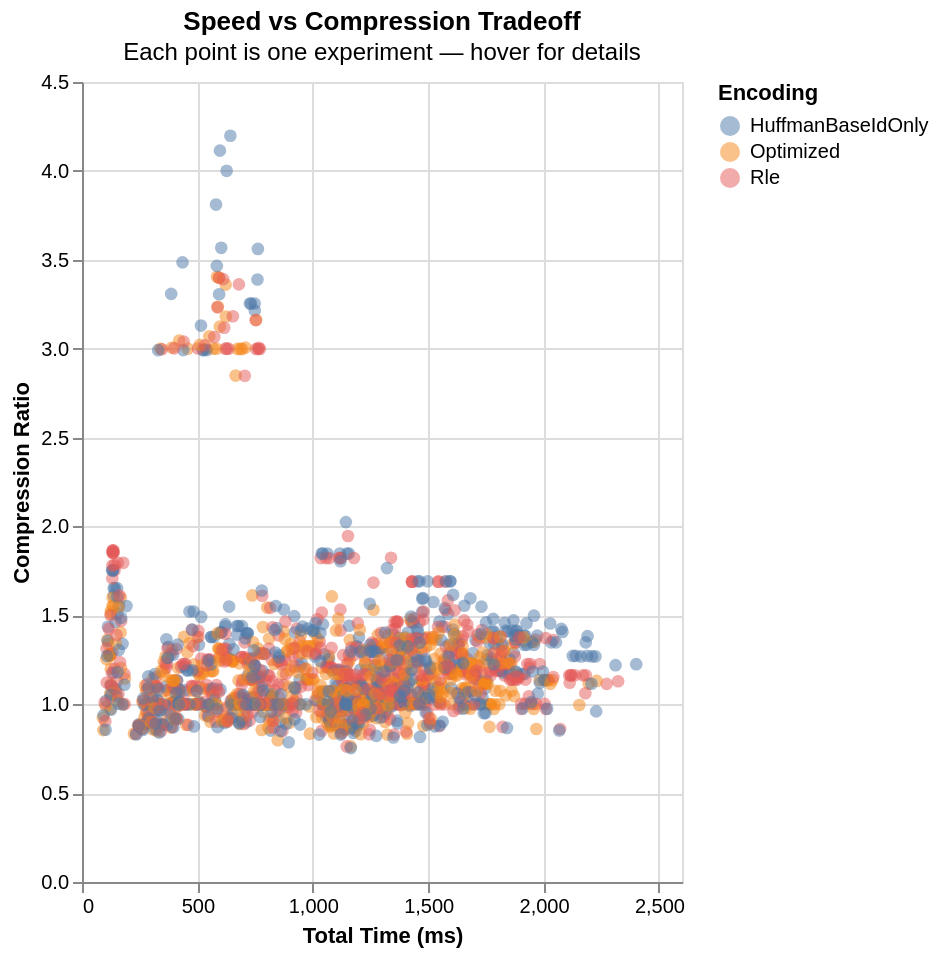

Here is the notebook cell this chart was saved with:
### Markdown cell above
## Speed vs Compression Tradeoff

The classic question: how much speed do you trade for better compression?

### Code cell
alt.Chart(df).mark_circle(size=40, opacity=0.5).encode(
    x=alt.X('total_ms:Q', title='Total Time (ms)'),
    y=alt.Y('compression_ratio:Q', title='Compression Ratio'),
    color=alt.Color('encode_impl:N', title='Encoding'),
    tooltip=['file_name:N', 'encode_impl:N', 'image_color_model:N', 'pixel_grouping:N', 
             'image_grouping_transform:N', 'compression_ratio:Q', 'total_ms:Q']
).properties(
    title=alt.Title('Speed vs Compression Tradeoff', subtitle='Each point is one experiment — hover for details'),
    height=400
)

### Figure 1 — Vega-Lite specification as saved in the notebook (floating-point values rounded to 4 significant figures; data arrays with more than 128 entries replaced by an {"elided": "..."} marker saying what was removed)
{"config": {"view": {"continuousWidth": 300, "continuousHeight": 300}}, "data": {"name": "data-9f6dfb3804ea083c907744903f6340da"}, "mark": {"type": "circle", "opacity": 0.5, "size": 40}, "encoding": {"color": {"field": "encode_impl", "title": "Encoding", "type": "nominal"}, "tooltip": [{"field": "file_name", "type": "nominal"}, {"field": "encode_impl", "type": "nominal"}, {"field": "image_color_model", "type": "nominal"}, {"field": "pixel_grouping", "type": "nominal"}, {"field": "image_grouping_transform", "type": "nominal"}, {"field": "compression_ratio", "type": "quantitative"}, {"field": "total_ms", "type": "quantitative"}], "x": {"field": "total_ms", "title": "Total Time (ms)", "type": "quantitative"}, "y": {"field": "compression_ratio", "title": "Compression Ratio", "type": "quantitative"}}, "height": 400, "title": {"text": "Speed vs Compression Tradeoff", "subtitle": "Each point is one experiment — hover for details"}, "$schema": "https://vega.github.io/schema/vega-lite/v6.1.0.json", "datasets": {"data-9f6dfb3804ea083c907744903f6340da": {"elided": "1710 records"}}}
